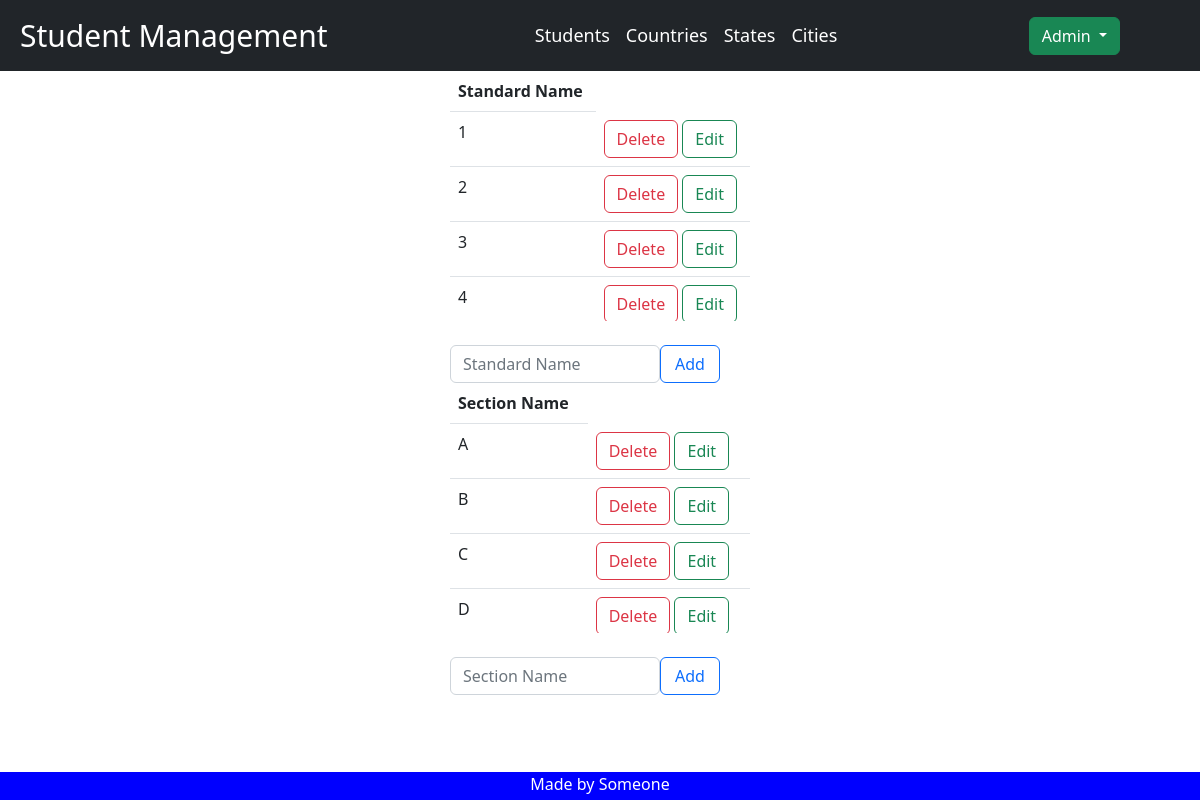
Screenshot of /standard_section (signed in) with the database file from the repository.
### models.py (models this page shows, shortened)
class Standard(db.Model):
    __tablename__ = "standard"
    id = db.Column(db.Integer, primary_key=True)
    standard_name = db.Column(db.String(100))

class Section(db.Model):
    __tablename__ = "section"
    id = db.Column(db.Integer, primary_key=True)
    section_name = db.Column(db.String(100))

### app.py (the view)
@app.route('/standard_section', methods=['GET', 'POST'])
def standard_section():
    if 'username' in session:
        return render_template('add_standard_section.html', standards=Standard.query.all(),
                               sections=Section.query.all())
    return render_template('login.html')

### templates/add_standard_section.html (shortened to what this page needs)
{% extends 'skel.html' %}
{% block content %}
<div class="d-grid gap-2 col-3 mx-auto w-25" style="overflow-y:scroll; height:250px">
    <table class="table table-hover">
        <thead>
        <tr>
            <th>Standard Name</th>
        </tr>
        </thead>
        <tbody>
        {% for standard in standards %}
        <tr>
            <td>{{ standard.standard_name }}</td>
            <td>
                <button type="button" class="btn btn-outline-danger"
                        onclick="location.href='{{url_for('del_standard', standard_id = standard.id)}}'">Delete
                </button>
                <button type="button" class="btn btn-outline-success"
                        onclick="location.href='{{url_for('update_standard', standard_id = standard.id)}}'">Edit
                </button>
            </td>
        </tr>
        {% endfor %}
        </tbody>
    </table>
</div>
<br>
<div class="d-grid gap-2 col-3 mx-auto">
    <form class="col g-3" action="{{url_for('add_standard')}}" method="POST">
        <div style="float:left; width:70%">
            <input type="text" class="form-control" placeholder="Standard Name" name="standard_name" required>
        </div>
        <div class="d-grid gap-2 col-3 mx-auto" style="float:left; width:20%">
            <button type="submit" class="btn btn-outline-primary" >Add</button>
        </div>
    </form>
    </div>
<div class="d-grid gap-2 col-3 mx-auto w-25" style="overflow-y:scroll; height:250px">
    <table class="table table-hover">
        <thead>
        <tr>
            <th>Section Name</th>
        </tr>
        </thead>
        <tbody>
        {% for section in sections %}
        <tr>
            <td>{{ section.section_name }}</td>
            <td>
                <button type="button" class="btn btn-outline-danger"
                        onclick="location.href='{{url_for('del_section', section_id = section.id)}}'">Delete
                </button>
                <button type="button" class="btn btn-outline-success"
                        onclick="location.href='{{url_for('update_section', section_id = section.id)}}'">Edit
                </button>
            </td>
        </tr>
        {% endfor %}
        </tbody>
    </table>
</div>
<br>
<div class="d-grid gap-2 col-3 mx-auto">
    <form class="col g-3" action="{{url_for('add_section')}}" method="POST">
        <div style="float:left; width:70%">
            <input type="text" class="form-control" placeholder="Section Name" name="section_name" required>
        </div>
        <div class="d-grid gap-2 col-3 mx-auto" style="float:left; width:20%">
            <button type="submit" class="btn btn-outline-primary" >Add</button>
        </div>
    </form>
    </div>
<br>
<br>
{% include 'footer.html' %}
{% endblock %}

### templates/skel.html (shortened to what this page needs)
<!DOCTYPE html>
<html lang="en">
<head>
    <link href="https://cdn.jsdelivr.net/npm/bootstrap@5.2.1/dist/css/bootstrap.min.css" rel="stylesheet"
>
    <link rel="stylesheet" href="https://cdnjs.cloudflare.com/ajax/libs/font-awesome/4.7.0/css/font-awesome.min.css">
</head>
<body>
<nav style="position:sticky; top:0; z-index:1;" class="navbar navbar-expand-lg navbar-dark bg-dark">
    <a href="{{url_for('home')}}" class="navbar-brand">Student Management</a>
    <div class="collapse navbar-collapse" id="navbarNav">
        <ul class="navbar-nav mx-auto">
            <li class="nav-item active">
                <a href="{{url_for('home')}}" class="nav-link active">Students</a>
            </li>
            <li class="nav-item">
                <a href="{{url_for('show_all_country')}}" class="nav-link active">Countries</a>
            </li>
            <li class="nav-item">
                <a href="{{url_for('show_all_states')}}" class="nav-link active">States</a>
            </li>
            <li class="nav-item">
                <a href="{{url_for('show_all_cities')}}" class="nav-link active">Cities</a>
            </li>
        </ul>
        <div class="dropdown show nav-item" style="margin-right: 80px">
            <a class="btn btn-success dropdown-toggle" href="#" role="button" id="dropdownMenuLink"
               data-toggle="dropdown"
               aria-haspopup="true" aria-expanded="false">
                {{session.username.capitalize()}}
            </a>
        </div>
    </div>
</nav>
{%block content%}{%endblock%}
{% include "footer.html" %}
</body>
</html>

### templates/footer.html (shortened to what this page needs)
<div class="footer">
  <p>Made by Someone</p>
</div>

### templates/skel.html (style rules this page uses)
#navbarNav ul li a { font-size: 18px; }
.navbar-brand { font-size:30px; margin-left:20px; }

### templates/footer.html (style rules this page uses)
.footer { position: fixed; left: 0; bottom: 0; width: 100%; height: 28px; background-color: blue; color: white; text-align: center; }

### rows the page displays
Standard: standard_name "1"
Standard: standard_name "2"
Standard: standard_name "3"
Standard: standard_name "4"
Section: section_name "A"
Section: section_name "B"
Section: section_name "C"
Section: section_name "D"

### other values shown
{{ session.username.capitalize() }} "Admin"
